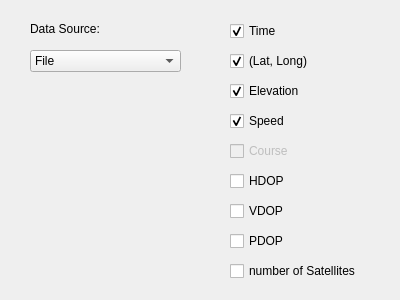
<ui version="4.0" >
 <class>CQuantitiesConfigClass</class>
 <widget class="QWidget" name="CQuantitiesConfigClass" >
  <property name="geometry" >
   <rect>
    <x>0</x>
    <y>0</y>
    <width>400</width>
    <height>300</height>
   </rect>
  </property>
  <property name="windowTitle" >
   <string>CQuantitiesConfig</string>
  </property>
  <widget class="QCheckBox" name="timeCheckBox" >
   <property name="geometry" >
    <rect>
     <x>230</x>
     <y>20</y>
     <width>101</width>
     <height>22</height>
    </rect>
   </property>
   <property name="text" >
    <string>Time</string>
   </property>
   <property name="checked" >
    <bool>true</bool>
   </property>
  </widget>
  <widget class="QCheckBox" name="latLongCheckBox" >
   <property name="geometry" >
    <rect>
     <x>230</x>
     <y>50</y>
     <width>101</width>
     <height>22</height>
    </rect>
   </property>
   <property name="text" >
    <string>(Lat, Long)</string>
   </property>
   <property name="checked" >
    <bool>true</bool>
   </property>
  </widget>
  <widget class="QCheckBox" name="elevationCheckBox" >
   <property name="geometry" >
    <rect>
     <x>230</x>
     <y>80</y>
     <width>83</width>
     <height>22</height>
    </rect>
   </property>
   <property name="text" >
    <string>Elevation</string>
   </property>
   <property name="checked" >
    <bool>true</bool>
   </property>
  </widget>
  <widget class="QCheckBox" name="speedCheckBox" >
   <property name="geometry" >
    <rect>
     <x>230</x>
     <y>110</y>
     <width>83</width>
     <height>22</height>
    </rect>
   </property>
   <property name="text" >
    <string>Speed</string>
   </property>
   <property name="checked" >
    <bool>true</bool>
   </property>
  </widget>
  <widget class="QCheckBox" name="courseCheckBox" >
   <property name="enabled" >
    <bool>false</bool>
   </property>
   <property name="geometry" >
    <rect>
     <x>230</x>
     <y>140</y>
     <width>83</width>
     <height>22</height>
    </rect>
   </property>
   <property name="text" >
    <string>Course</string>
   </property>
  </widget>
  <widget class="QCheckBox" name="hdopCheckBox" >
   <property name="geometry" >
    <rect>
     <x>230</x>
     <y>170</y>
     <width>83</width>
     <height>22</height>
    </rect>
   </property>
   <property name="text" >
    <string>HDOP</string>
   </property>
  </widget>
  <widget class="QCheckBox" name="vdopCheckBox" >
   <property name="geometry" >
    <rect>
     <x>230</x>
     <y>200</y>
     <width>83</width>
     <height>22</height>
    </rect>
   </property>
   <property name="text" >
    <string>VDOP</string>
   </property>
  </widget>
  <widget class="QCheckBox" name="pdopCheckBox" >
   <property name="geometry" >
    <rect>
     <x>230</x>
     <y>230</y>
     <width>83</width>
     <height>22</height>
    </rect>
   </property>
   <property name="text" >
    <string>PDOP</string>
   </property>
  </widget>
  <widget class="QCheckBox" name="numSatsCheckBox" >
   <property name="geometry" >
    <rect>
     <x>230</x>
     <y>260</y>
     <width>161</width>
     <height>22</height>
    </rect>
   </property>
   <property name="text" >
    <string>number of Satellites</string>
   </property>
  </widget>
  <widget class="QComboBox" name="comboBox" >
   <property name="geometry" >
    <rect>
     <x>30</x>
     <y>50</y>
     <width>151</width>
     <height>22</height>
    </rect>
   </property>
   <item>
    <property name="text" >
     <string>File</string>
    </property>
   </item>
   <item>
    <property name="text" >
     <string>Gps Logger</string>
    </property>
   </item>
   <item>
    <property name="text" >
     <string>NEMA GPS</string>
    </property>
   </item>
   <item>
    <property name="text" >
     <string>gpsd</string>
    </property>
   </item>
  </widget>
  <widget class="QLabel" name="dataSourceLabel" >
   <property name="geometry" >
    <rect>
     <x>30</x>
     <y>20</y>
     <width>91</width>
     <height>17</height>
    </rect>
   </property>
   <property name="text" >
    <string>Data Source:</string>
   </property>
  </widget>
 </widget>
 <layoutdefault spacing="6" margin="11" />
 <resources/>
 <connections/>
</ui>
